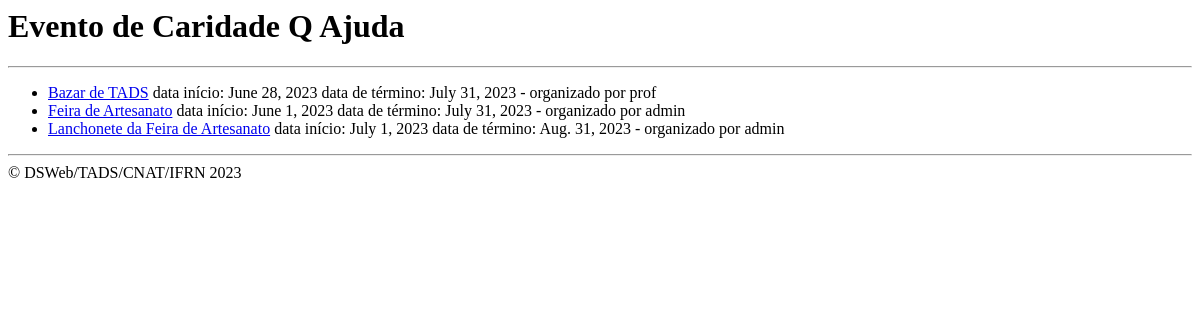
Before: /caridade/ with the older database file.
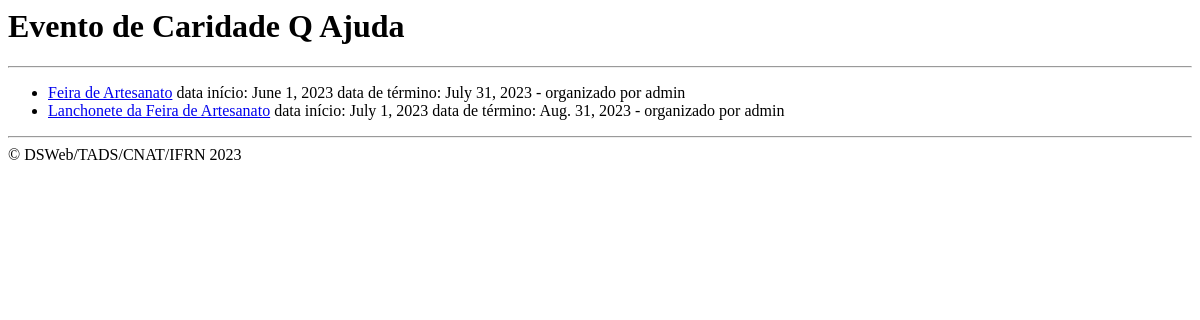
After: the same page with the newer database file.
### caridade/models.py (models this page shows, shortened)
class Evento(models.Model):
    nome = models.CharField(max_length=100)
    data_inicio = models.DateField('Data de início')
    data_fim = models.DateField('Data de encerramento')
    usuario = models.ForeignKey(User, on_delete=models.CASCADE)

### caridade/views.py (the view)
# urls.py: path('', views.IndexView.as_view(), name='index'),
class IndexView(View):
    def get(self, request, *args, **kwargs):
        lista_eventos = Evento.objects.filter(data_fim__gte = timezone.now())
        contexto = { 'lista_eventos' : lista_eventos}
        return render(request, 'caridade/index.html', contexto)

### caridade/templates/caridade/index.html (shortened to what this page needs)
<html>
    <head>
    </head>
    <body>
        <h1>Evento de Caridade Q Ajuda</h1>
        <hr/>
        {% if lista_eventos %}
            <ul>
                {% for evento in lista_eventos %}
                    <li><a href="{% url 'caridade:detalhes' evento.id %}">
                        {{ evento.nome }}</a> data início: {{ evento.data_inicio }} data de término: {{ evento.data_fim }} - organizado por {{ evento.usuario.username }}
                    </li>
                {% endfor %}
            </ul>
        {% else %}
            <h3>Nenhum evento disponível no momento</h3>
        {% endif %}
        <hr/>
        &copy; DSWeb/TADS/CNAT/IFRN 2023
    </body>
</html>

Changed rows visible on the page:
no longer on this page (row edited): Evento: nome "Bazar de TADS", data_inicio "June 28, 2023", data_fim "July 31, 2023", usuario.username "prof"
